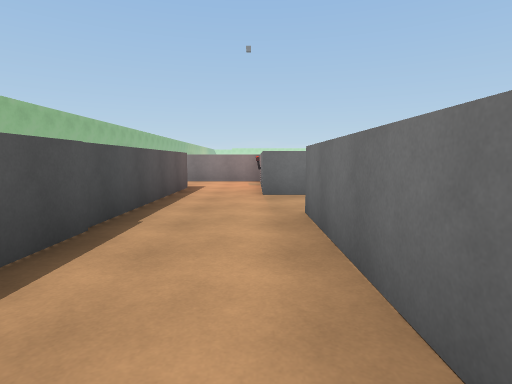
view 1 (above)

16 first-person views from a walk through a Unity game level. The camera is 1.3 m above the floor, tilts 6° down and sees 80° across. The floor is counted in squares, 2 m on a side. Each view is taken from the middle of a square. On the plan, view 1 faces up. The plan holds only what a view shows up to about 10 squares ahead; the rest is blank. The place goes on beyond the plan. The player character is not drawn.

view 2
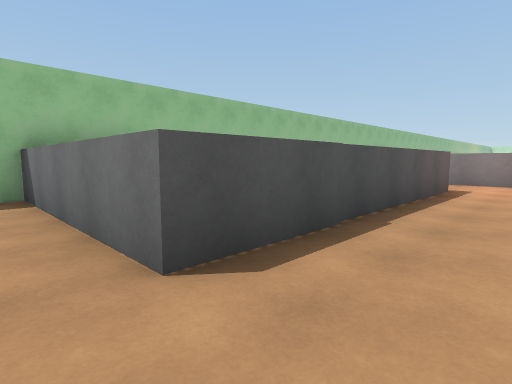

view 3
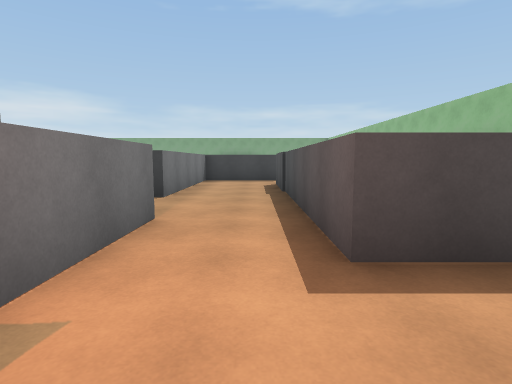

view 4
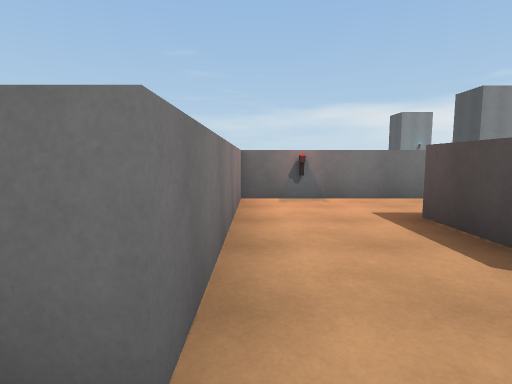

view 5
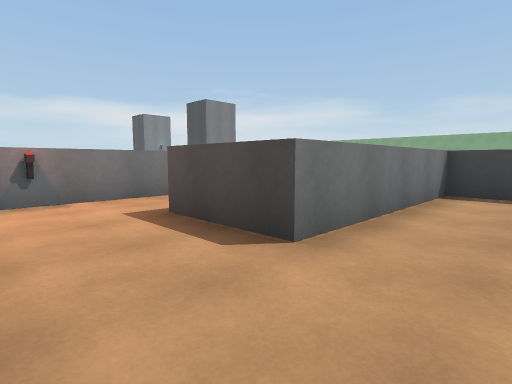

view 6
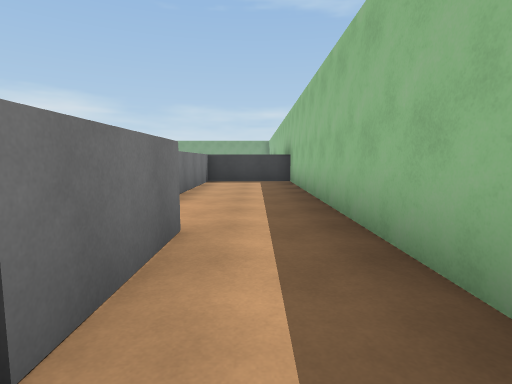

view 7
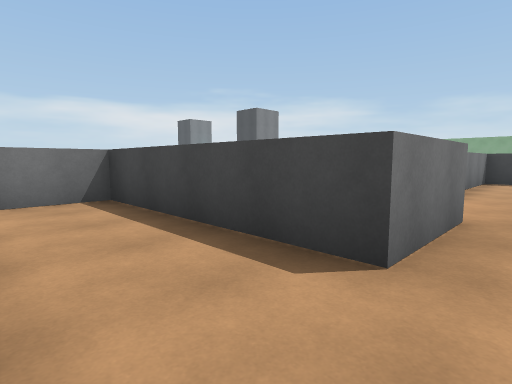

view 8
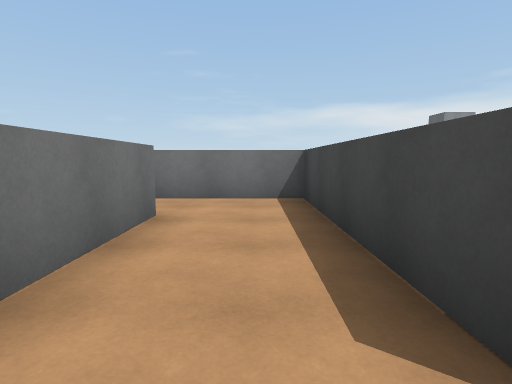

view 9
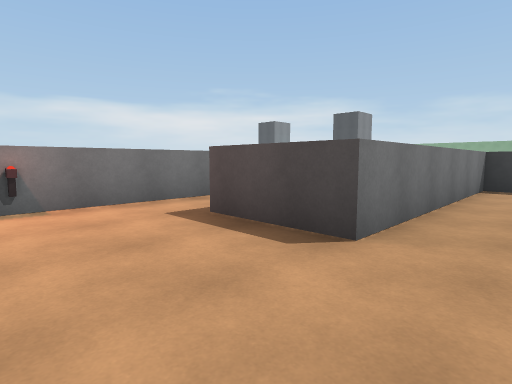

view 10
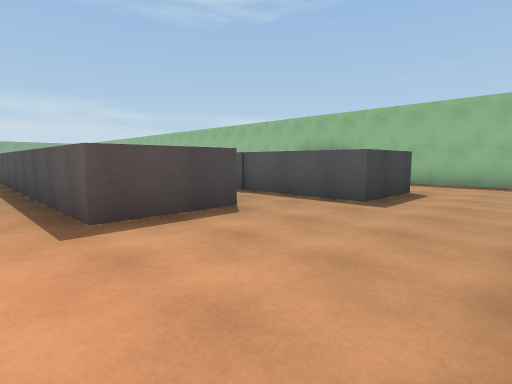

view 11
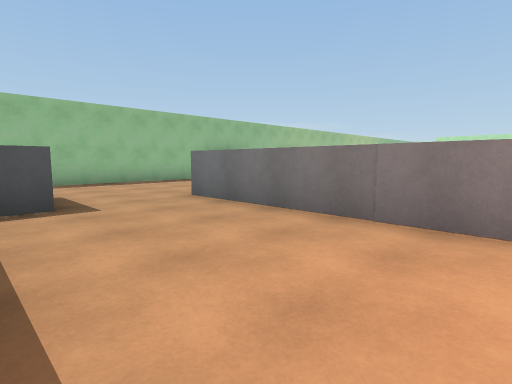

view 12
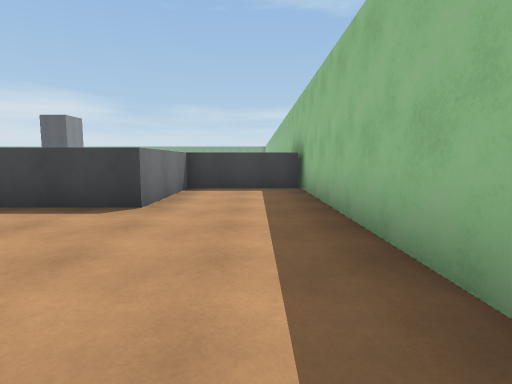

view 13
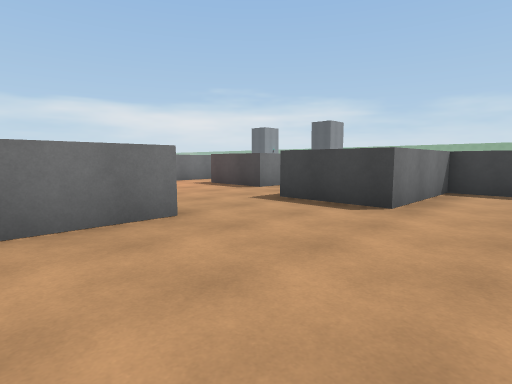

view 14
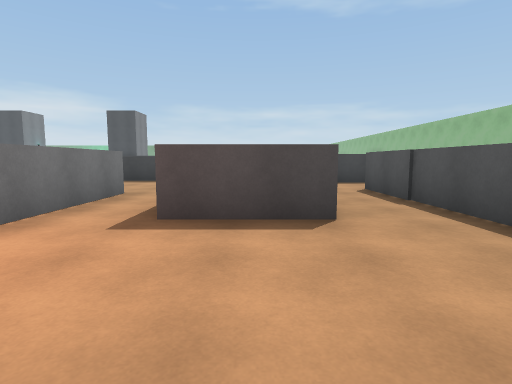

view 15
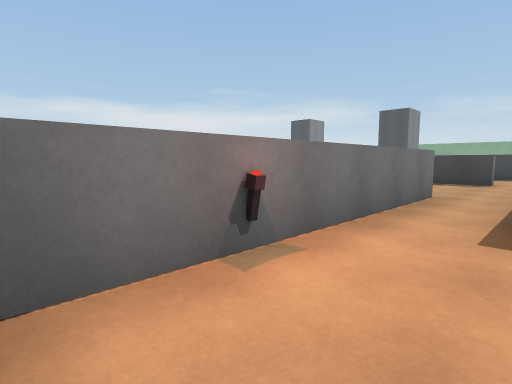

view 16
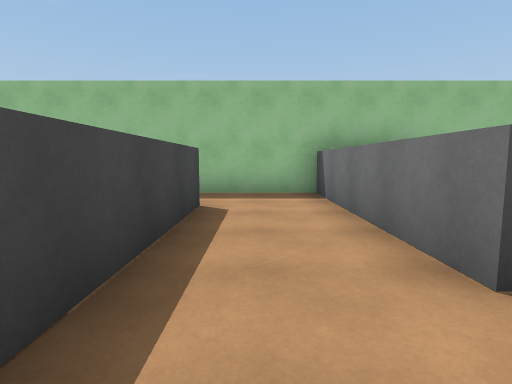

### Floor plan
Points are (right, up) in squares from view 1. A wall is a line through its corners. A room is listed if a view was taken in it or the views show most of it. See-through windows are left out.
Room 1 (views 1, 2)
walls: (1, 5.7) (0.1, 5.7) (0.1, 7.4); (-1.8, -0.7) (0.6, -0.7) (0.6, 3.8); (-1.5, 7.1) (-1.5, 0.8) (-2.5, 0.8)
ways out: opening at (-0.5, 6.5) to room 2; opening at (-2, 0); opening at (1.5, 4.5)
Room 2 (view 3)
walls: (-3.6, 7.1) (-1.5, 7.1); (0.1, 7.4) (0.1, 9.3) (-4.3, 9.3)
ways out: opening at (-0.5, 6.5) to room 1; opening at (-2.5, 8.5) to room 3
objects: other object (0, 8)
Room 3 (views 4, 5)
walls: (-6.1, 9.4) (-6.1, 2.7) (-3.6, 2.7) (-3.6, 7.1)
ways out: opening at (-2.5, 8.5) to room 2; opening at (-5, 10.5) to room 4
Room 4 (views 6, 7, 8, 9, 10, 11, 14, 15, 16)
walls: (-2.4, 17.9) (-1.5, 17.9) (-1.5, 13.2) (-6.1, 13.2) (-6.1, 9.4); (3.6, 14) (3.6, 20); (2.8, 20.1) (-1.9, 20.1); (-4.3, 9.3) (-4.3, 11.2) (0.1, 11.2) (0.1, 16.7) (2.1, 16.7) (2.1, 13.5)
ways out: opening at (-5, 10.5) to room 3; opening at (-2, 19.5) to room 5; opening at (3, 13)
objects: other object (3, 19)
Room 5 (views 12, 13)
walls: (-1.9, 20.1) (-1.9, 21.8); (-6.1, 22.2) (-6.1, 14.2); (-6, 15.1) (-3.6, 15.1) (-3.6, 17.9) (-2.4, 17.9)
ways out: opening at (-2, 19.5) to room 4

Positions as (right, up) in squares from view 1, and headings:
1: (0, 0), facing up
2: (0, 0), facing up-left
3: (-1, 9), facing down
4: (-5, 9), facing right
5: (-5, 9), facing down-right
6: (-5, 12), facing down
7: (-5, 13), facing down-right
8: (-5, 12), facing right
9: (-1, 19), facing down-right
10: (3, 20), facing down-left
11: (3, 17), facing up-left
12: (-5, 22), facing down
13: (-5, 22), facing down-right
14: (1, 20), facing down
15: (2, 20), facing down-right
16: (0, 12), facing left
